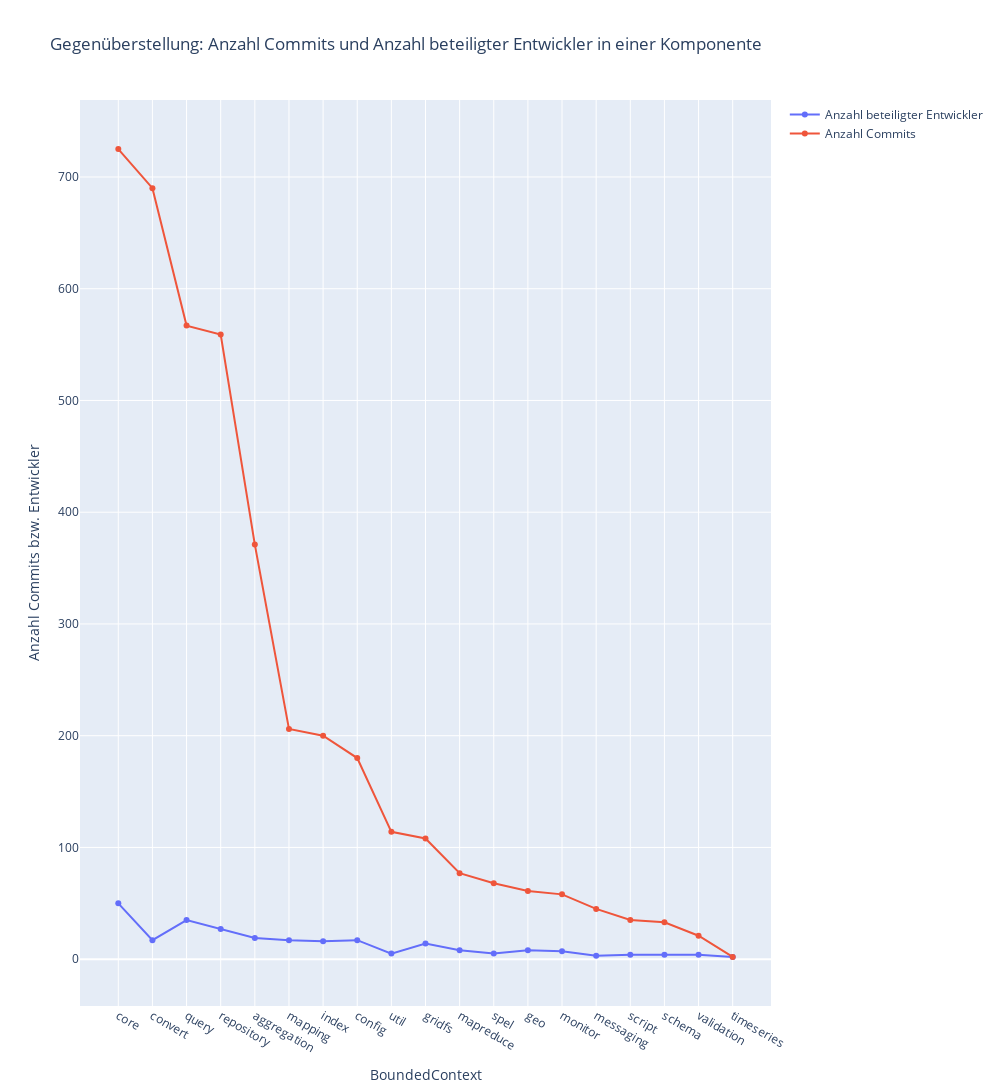

This figure's notebook cell:
### Code cell
bcCommitAndAuthorCount = %cypher MATCH (a:Author)-[:COMMITTED]->(c:Commit)-[:CONTAINS_CHANGE]->(:Change)-[]->(f:Git:File), \
                                (f)<-[:HAS_SOURCE]-(:Type:Java)<-[:CONTAINS]-(bC:BoundedContext) \
                                WHERE NOT c:Merge \
                                RETURN 	 bC.name AS BoundedContext, count(DISTINCT c) AS TotalCommitCount, count(DISTINCT a.name) AS AuthorCount \
                                ORDER BY TotalCommitCount DESC


df = bcCommitAndAuthorCount.get_dataframe()

fig = px.line(df, x='BoundedContext', y=['AuthorCount', 'TotalCommitCount'], height=1500, width=1000,
              labels={'value': 'Anzahl Commits bzw. Entwickler', 'variable': ''},
              title='Gegenüberstellung: Anzahl Commits und Anzahl beteiligter Entwickler in einer Komponente', markers=True)
fig.data[0].name = 'Anzahl beteiligter Entwickler'
fig.data[1].name = 'Anzahl Commits'
fig.show()

### Figure 1 — Plotly figure (JSON) as saved in the notebook; plotly's stock layout.template omitted (floating-point values rounded to 4 significant figures)
{"data": [{"hovertemplate": "=AuthorCount<br>BoundedContext=%{x}<br>Anzahl Commits bzw. Entwickler=%{y}<extra></extra>", "legendgroup": "AuthorCount", "line": {"color": "#636efa", "dash": "solid"}, "marker": {"symbol": "circle"}, "mode": "markers+lines", "name": "Anzahl beteiligter Entwickler", "orientation": "v", "showlegend": true, "type": "scatter", "x": ["core", "convert", "query", "repository", "aggregation", "mapping", "index", "config", "util", "gridfs", "mapreduce", "spel", "geo", "monitor", "messaging", "script", "schema", "validation", "timeseries"], "xaxis": "x", "y": [50, 17, 35, 27, 19, 17, 16, 17, 5, 14, 8, 5, 8, 7, 3, 4, 4, 4, 2], "yaxis": "y"}, {"hovertemplate": "=TotalCommitCount<br>BoundedContext=%{x}<br>Anzahl Commits bzw. Entwickler=%{y}<extra></extra>", "legendgroup": "TotalCommitCount", "line": {"color": "#EF553B", "dash": "solid"}, "marker": {"symbol": "circle"}, "mode": "markers+lines", "name": "Anzahl Commits", "orientation": "v", "showlegend": true, "type": "scatter", "x": ["core", "convert", "query", "repository", "aggregation", "mapping", "index", "config", "util", "gridfs", "mapreduce", "spel", "geo", "monitor", "messaging", "script", "schema", "validation", "timeseries"], "xaxis": "x", "y": [725, 690, 567, 559, 371, 206, 200, 180, 114, 108, 77, 68, 61, 58, 45, 35, 33, 21, 2], "yaxis": "y"}], "layout": {"height": 1500, "legend": {"title": {"text": ""}, "tracegroupgap": 0}, "title": {"text": "Gegenüberstellung: Anzahl Commits und Anzahl beteiligter Entwickler in einer Komponente"}, "width": 1000, "xaxis": {"anchor": "y", "domain": [0, 1], "title": {"text": "BoundedContext"}}, "yaxis": {"anchor": "x", "domain": [0, 1], "title": {"text": "Anzahl Commits bzw. Entwickler"}}}}
